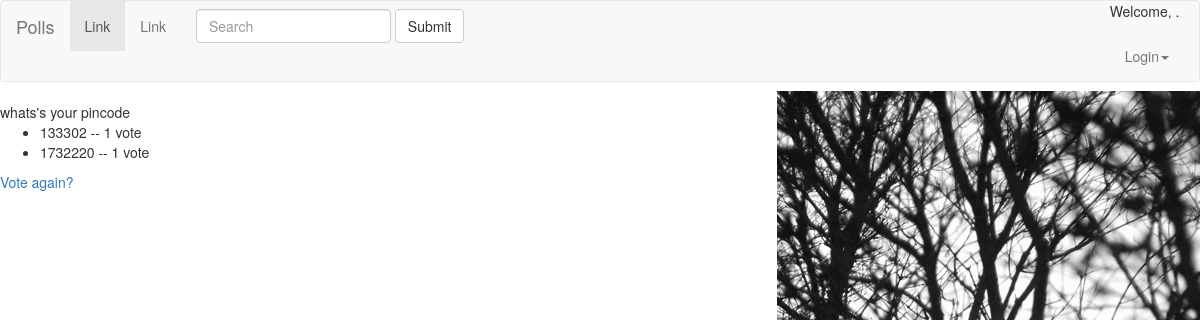
The app's page /polls/4/results/, older data.
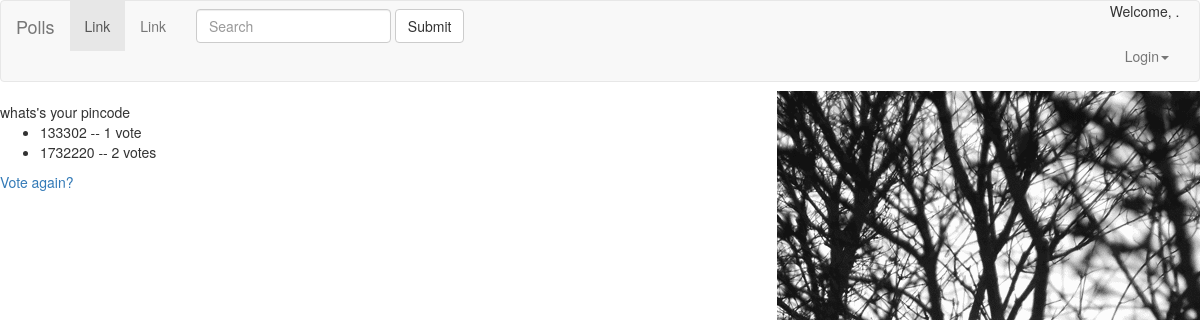
The same page, newer data.
### polls/models.py (models this page shows, shortened)
class Choice(models.Model):
     question = models.ForeignKey(Question, on_delete=models.CASCADE)
     choice_text = models.CharField(max_length=200)
     votes = models.IntegerField(default=0)

### polls/views.py (the view)
# urls.py: url(r'^(?P<pk>[0-9]+)/results/$', views.ResultsView.as_view(), name='results'),
class ResultsView(generic.DetailView):
    model = Question
    template_name = 'polls/results.html'

### polls/templates/polls/results.html
{% extends './base.html' %}¬
{% block content %}
<h>{{ question.question_text }}</h1>
<ul>
{% for choice in question.choice_set.all %}
    <li>{{ choice.choice_text }} -- {{ choice.votes }} vote{{ choice.votes|pluralize }}</li>
{% endfor %}
</ul>
<a href="{% url 'polls:detail' question.id %}">Vote again?</a>
{% endblock %}¬

Row changes from the older to the newer data that the page shows:
changed Choice (number 2 of 2 on the later page): votes "1" → "2"
